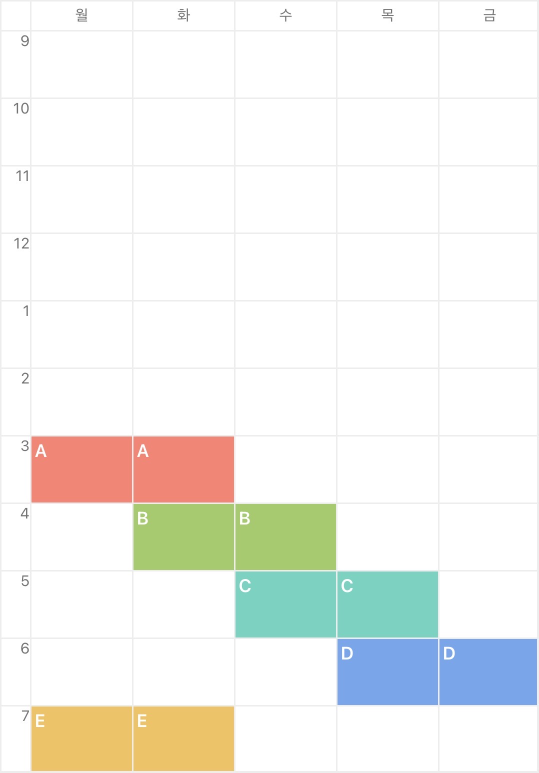
#> input picture IMG_6594.JPG, 1077 x 1545 px (shown at 1/2 size)
$ python -i one_table_processing.py   (imports and definitions only)
#> lines starting #> are read from the running program, lines starting #| are printed output that depends on the picture; after the words box and inside, x2 and y2 are one past the last pixel; in counts of white or black regions, pixels touching at a corner belong together
import cv2
import numpy as np
import pandas as pd

# 30분 단위로 바꾸기
def table_half_hour(row_count, col_count, hori_cell, ver_cell, dst):
  result_list = []
  y = hori_cell//4
  for i in range(row_count*2):
    x = ver_cell//2
    row_list = []
    for j in range(col_count):
      value = dst[y, x]
      row_list.append(value)
      x += ver_cell
    y += hori_cell//2
    result_list.append(row_list)

  columns = ['MON','TUE','WED','THU','FRI']
  if col_count == 6:
    columns.append('SAT')
  elif col_count == 7:
    columns.extend(['SAT', 'SUN'])

  # 데이터 프레임의 인덱스 값 설정
  index = []
  period = "AM"
  for i in range(row_count):
    start_time = i+9
    if start_time >= 13:
      start_time -= 12
    elif start_time == 12:
      period = "PM"
    for j in range(2):
      if j == 0:
        index.append(f"{period} {start_time}:00 ~ {start_time}:30")
      else:
        index.append(f"{period} {start_time}:30 ~ {start_time%12+1}:00")

  result_frame = pd.DataFrame(result_list, index = index, columns=columns)
  return result_frame


class OneTableProcessing:
  def __init__(self):
    self.MODE = "LIGHT"

  def img_to_dataframe(self, img_path):
#> called with img_path = 'IMG_6594.JPG'
    image = cv2.imread(img_path)
#> image is the input picture: shape (1545, 1077, 3); mean B, G, R 237.9, 242.4, 241.9

    # 다크모드
    if image[0][0][0] < 100:
      image = 255 - image
      image = cv2.cvtColor(image, cv2.COLOR_BGR2GRAY)
      blur = cv2.GaussianBlur(image, (1, 1), 0)
      thresh, dst = cv2.threshold(blur, 220, 255, cv2.THRESH_BINARY)
      kernel = np.ones((3,3), np.uint8)
      dst = cv2.morphologyEx(dst, cv2.MORPH_OPEN, kernel, iterations=3)
    else:
      image = cv2.cvtColor(image, cv2.COLOR_BGR2GRAY)
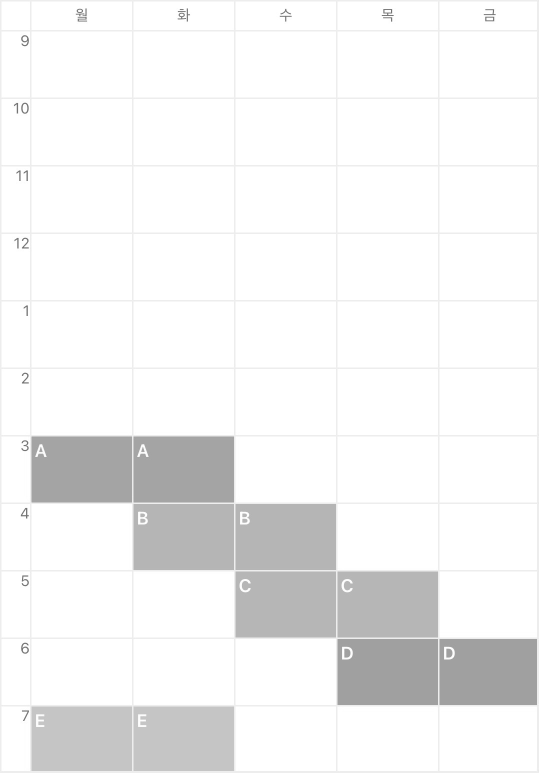
#> image: shape (1545, 1077) (shown at 1/2 size); min 106, max 255, mean 241.7
      blur = cv2.GaussianBlur(image, (1, 1), 0)
      thresh_value, dst = cv2.threshold(blur, 251, 255, cv2.THRESH_BINARY)
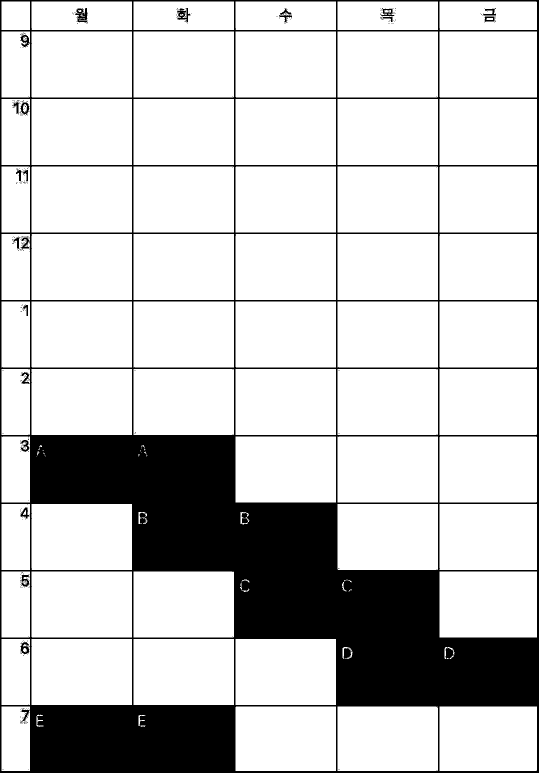
#> dst: shape (1545, 1077) (shown at 1/2 size); 79.5% white; 314 black regions (297 under 20 px), largest, box (x1, y1, x2, y2) and area: (0, 0, 1077, 1545) 336706, (150, 16, 176, 47) 433, (354, 16, 381, 45) 350
      kernel = np.ones((3,3), np.uint8)
      dst = cv2.morphologyEx(dst, cv2.MORPH_OPEN, kernel, iterations=3)
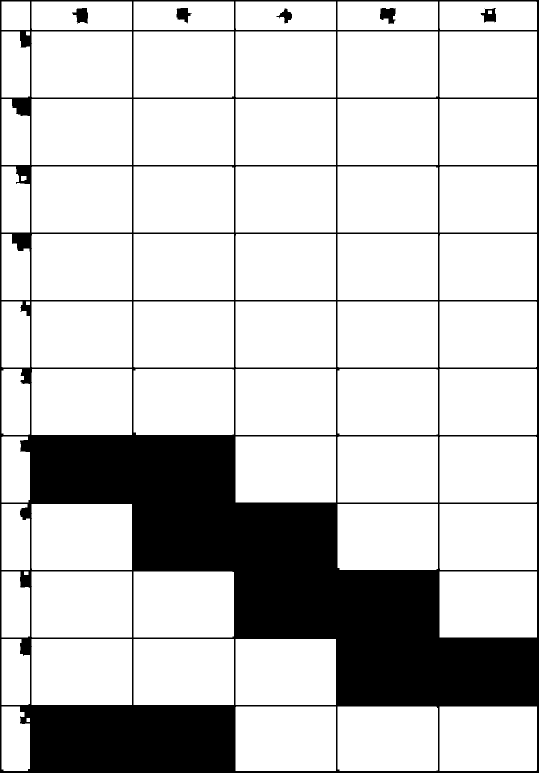
#> dst: shape (1545, 1077) (shown at 1/2 size); 79.1% white; 7 black regions (1 under 20 px)

    # contour로 외곽선 검출 및 확인
    contours, hierarchy = cv2.findContours(dst, cv2.RETR_TREE, cv2.CHAIN_APPROX_SIMPLE)
#> contours = 74 contours, 1 with area under 20; largest, box (x1, y1, x2, y2) and area: (471, 1278, 672, 1410) 26200, (267, 1278, 468, 1410) 26200, (471, 873, 672, 1005) 26200, (471, 738, 672, 870) 26200, (675, 468, 876, 600) 26200
    # 각 contour를 감싸는 최소 크기의 사각형 좌표를 구함
    # 사각형의 좌표 (x, y, w, h) 형태의 튜플: x와 y - 좌상단 좌표, w와 h - 각 사각형의 너비와 높이
    rects = [cv2.boundingRect(cnt) for cnt in contours]
#> rects = 74 items, first 6: (53, 1436, 7, 8), (879, 1413, 195, 129), (675, 1413, 201, 129), (471, 1413, 201, 129), (3, 1413, 57, 129), (471, 1278, 201, 132)
    # y좌표를 기준으로 오름차순으로 정렬
    rects = sorted(rects, key=lambda x: x[1])
#> rects = 74 items, first 6: (879, 3, 195, 57), (675, 3, 201, 57), (471, 3, 201, 57), (267, 3, 201, 57), (63, 3, 201, 57), (3, 3, 57, 57)
    # x좌표를 기준으로 오름차순으로 정렬
    rects = sorted(rects, key=lambda x: x[0])
#> rects = 74 items, first 6: (3, 3, 57, 57), (3, 63, 57, 132), (3, 198, 57, 132), (3, 333, 57, 132), (3, 468, 57, 132), (3, 603, 57, 132)


    col_count = sum(1 for tpl in rects if tpl[1] == rects[0][1]) - 1 # 열의 개수
#> col_count = 5
    row_count = sum(1 for tpl in rects if tpl[0] == rects[0][0]) - 1 # 행의 개수
#> row_count = 11
    index_width = rects[0][2] + rects[0][0]  # 인덱스 가로
#> index_width = 60
    index_height = rects[0][3] + rects[0][1] # 인덱스 세로
#> index_height = 60

    # 인덱스 자른이미지
    cropped_image = dst[index_height:, index_width:].copy() # 세로 자르기(요일), 가로자르기(시간)
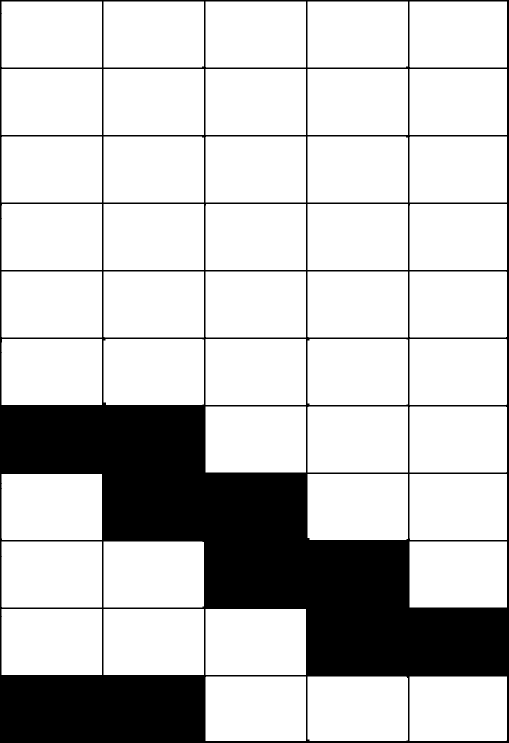
#> cropped_image: shape (1485, 1017) (shown at 1/2 size); 78.4% white; 1 black region, box (x1, y1, x2, y2) and area: (0, 0, 1017, 1485) 326230

    hori_pix = cropped_image.shape[0] # 세로: 행 픽셀개수
#> hori_pix = 1485
    ver_pix = cropped_image.shape[1]  # 가로: 열 픽셀개수
#> ver_pix = 1017
    hori_cell = hori_pix // row_count # 한칸 세로 길이
#> hori_cell = 135
    ver_cell = ver_pix //col_count # 한칸 가로 길이
#> ver_cell = 203

    # table_half_hour() 적용
    result_frame = table_half_hour(row_count, col_count, hori_cell, ver_cell, cropped_image)
#> in table_half_hour, `y = hori_cell//4`: y = 33
#> the loop in table_half_hour, `for i in range(row_count*2):` made 22 passes
#> y on passes 1 to 12: 100, 167, 234, 301, 368, 435, 502, 569, 636, 703, 770, 837
#> after the loop in table_half_hour, `for i in range(row_count*2):`: result_list = 22 items, first 6: [255, 255, 255, 255, 255], [255, 255, 255, 255, 255], [255, 255, 255, 255, 255], [255, 255, 255, 255, 255], [255, 255, 255, 255, 255], [255, 255, 255, 255, 255]; y = 1507
#> in table_half_hour, `result_frame = pd.DataFrame(result_list, index = index, columns=columns)`: result_frame = table of 22 rows and 5 columns
#> result_frame = table of 22 rows and 5 columns
    return result_frame

one_table_processing = OneTableProcessing()

>>> result = OneTableProcessing().img_to_dataframe('IMG_6594.JPG')
#> result = table of 22 rows and 5 columns

$ run again, on IMG_6597.JPG
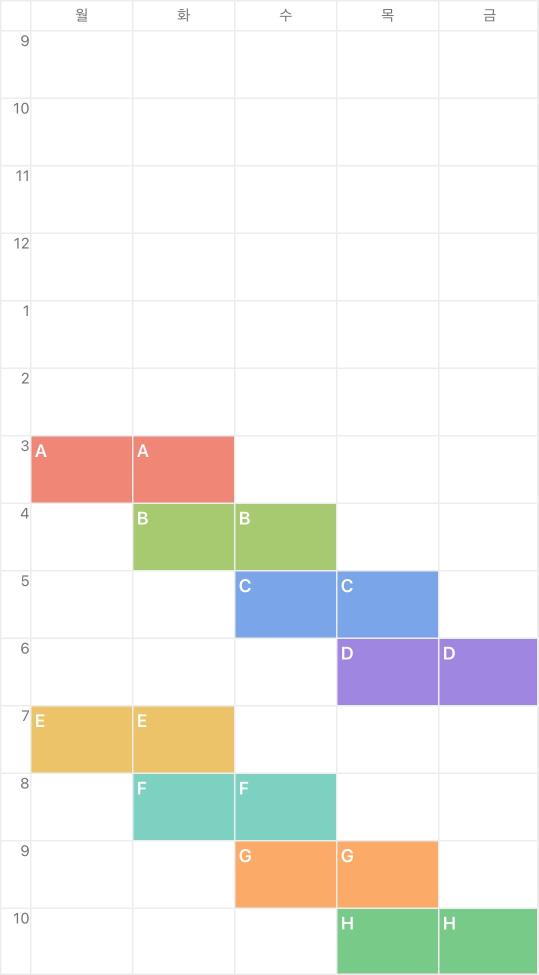
#> input picture IMG_6597.JPG, 1077 x 1950 px (shown at 1/2 size)
#> in img_to_dataframe, image is the input picture: shape (1950, 1077, 3); mean B, G, R 233.8, 238.3, 238.7
#> image: shape (1950, 1077)
#> in img_to_dataframe, `dst = cv2.morphologyEx(dst, cv2.MORPH_OPEN, kernel, iterations=3)`:
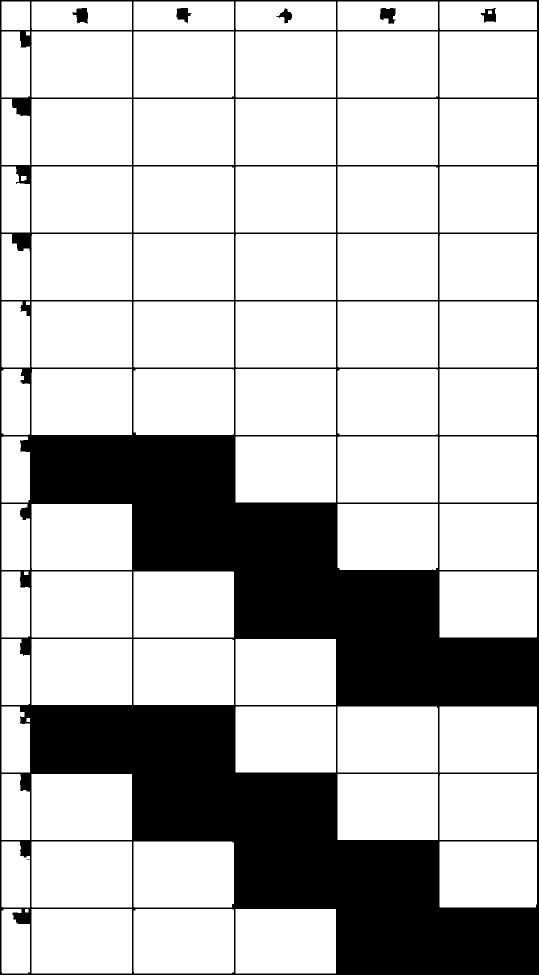
#> dst: shape (1950, 1077) (shown at 1/2 size); 75% white; 7 black regions (1 under 20 px)
#> contours = 87 contours, 1 with area under 20; largest, box (x1, y1, x2, y2) and area: (675, 1548, 876, 1680) 26200, (63, 1548, 264, 1680) 26200, (471, 1278, 672, 1410) 26200, (471, 873, 672, 1005) 26200, (471, 738, 672, 870) 26200
#> in img_to_dataframe, `rects = [cv2.boundingRect(cnt) for cnt in contours]`: rects = 87 items, first 6: (471, 1818, 201, 129), (267, 1818, 201, 129), (63, 1818, 201, 129), (50, 1818, 7, 7), (3, 1818, 57, 129), (879, 1683, 195, 132)
#> in img_to_dataframe, `rects = sorted(rects, key=lambda x: x[1])`: rects = 87 items, first 6: (879, 3, 195, 57), (675, 3, 201, 57), (471, 3, 201, 57), (267, 3, 201, 57), (63, 3, 201, 57), (3, 3, 57, 57)
#> in img_to_dataframe, `rects = sorted(rects, key=lambda x: x[0])`: rects = 87 items, first 6: (3, 3, 57, 57), (3, 63, 57, 132), (3, 198, 57, 132), (3, 333, 57, 132), (3, 468, 57, 132), (3, 603, 57, 132)
#> col_count = 5
#> row_count = 14
#> index_width = 60
#> in img_to_dataframe, `cropped_image = dst[index_height:, index_width:].copy()`:
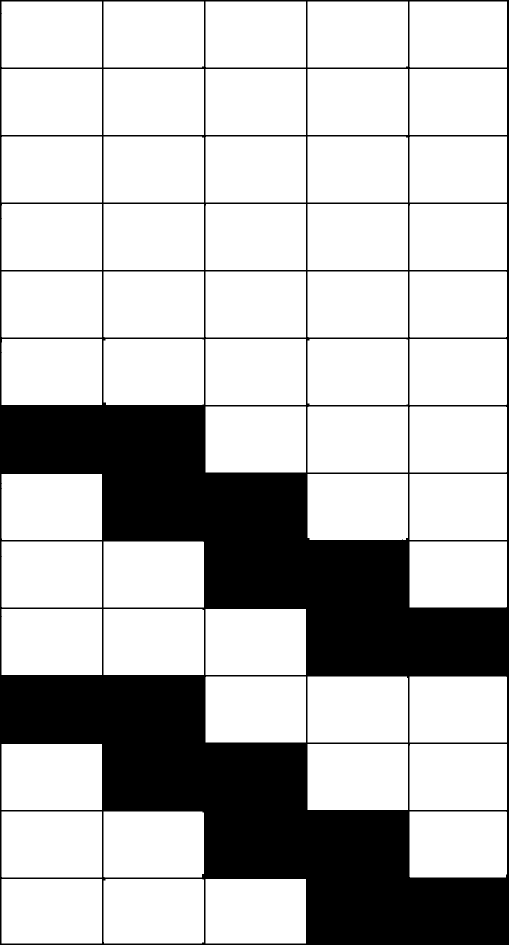
#> cropped_image: shape (1890, 1017) (shown at 1/2 size); 73.9% white; 1 black region, box (x1, y1, x2, y2) and area: (0, 0, 1017, 1890) 501001
#> hori_cell = 135
#> ver_cell = 203
#> in table_half_hour, `y = hori_cell//4`: y = 33
#> the loop in table_half_hour, `for i in range(row_count*2):` made 28 passes
#> y on passes 1 to 8: 100, 167, 234, 301, 368, 435, 502, 569
#> after the loop in table_half_hour, `for i in range(row_count*2):`: result_list = 28 items, first 6: [255, 255, 255, 255, 255], [255, 255, 255, 255, 255], [255, 255, 255, 255, 255], [255, 255, 255, 255, 255], [255, 255, 255, 255, 255], [255, 255, 255, 255, 255]; y = 1909
#> in table_half_hour, `result_frame = pd.DataFrame(result_list, index = index, columns=columns)`: result_frame = table of 28 rows and 5 columns
